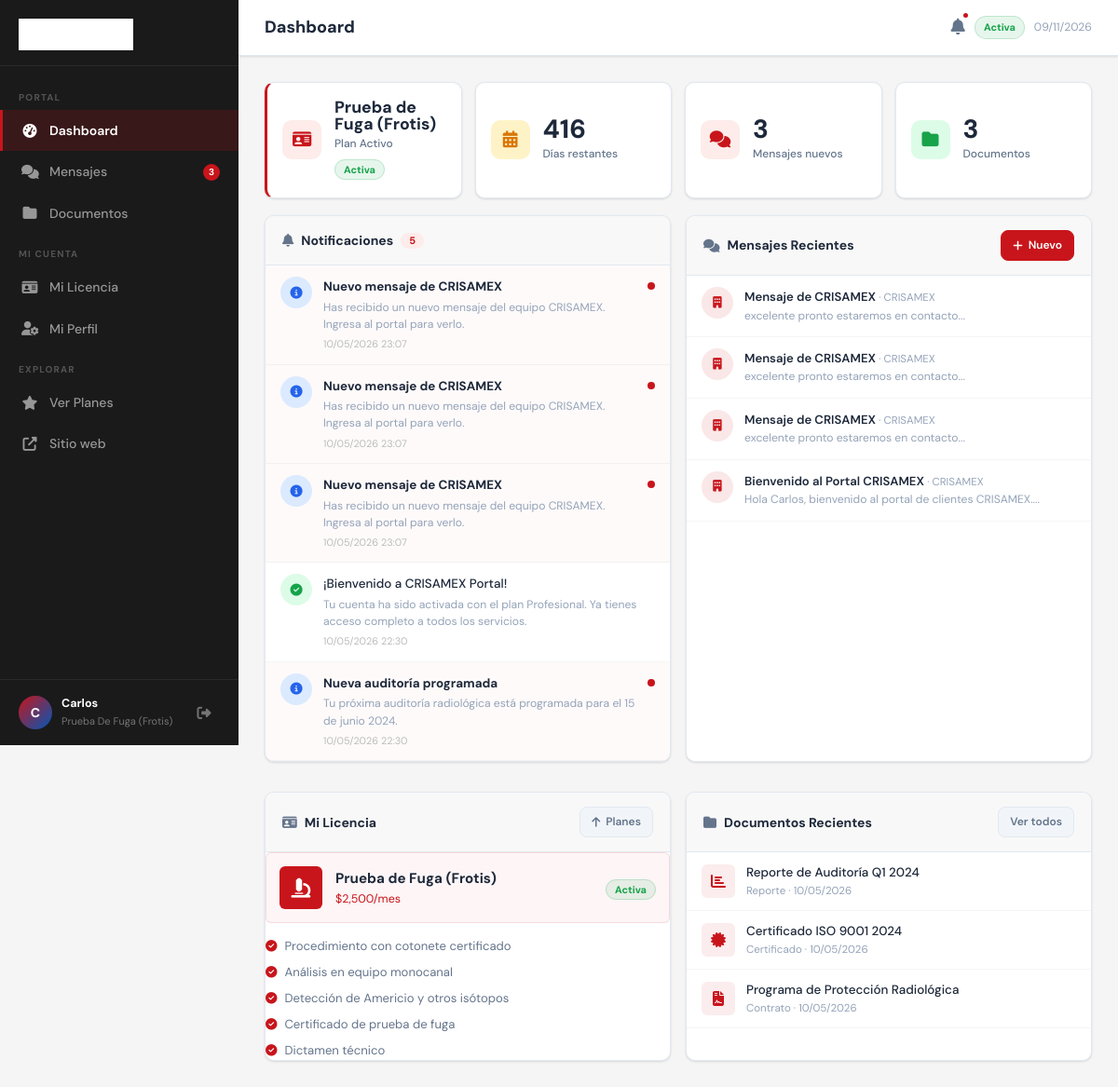
The page /portal (signed in) on the database its author committed.
### tables this page shows
CREATE TABLE `clientes` (
  `id` INT AUTO_INCREMENT PRIMARY KEY,
  `nombre` VARCHAR(100) NOT NULL,
  `apellidos` VARCHAR(100),
  `empresa` VARCHAR(150) NOT NULL,
  `rfc` VARCHAR(20),
  `email` VARCHAR(150) NOT NULL UNIQUE,
  `telefono` VARCHAR(20),
  `cargo` VARCHAR(100),
  `password_hash` VARCHAR(255) NOT NULL,
  `plan_id` INT DEFAULT NULL,
  `licencia_inicio` DATE DEFAULT NULL,
  `licencia_fin` DATE DEFAULT NULL,
  `licencia_status` ENUM('activa','suspendida','vencida','trial') DEFAULT 'trial',
  `email_verificado` TINYINT(1) DEFAULT 0,
  `activo` TINYINT(1) DEFAULT 1,
  `ultimo_acceso` TIMESTAMP NULL,
  `avatar` VARCHAR(255) DEFAULT NULL,
  `notas_admin` TEXT DEFAULT NULL,
  `created_at` TIMESTAMP DEFAULT CURRENT_TIMESTAMP,
  FOREIGN KEY (`plan_id`) REFERENCES `planes`(`id`) ON DELETE SET NULL
);

CREATE TABLE `planes` (
  `id` INT AUTO_INCREMENT PRIMARY KEY,
  `nombre` VARCHAR(100) NOT NULL,
  `slug` VARCHAR(100) UNIQUE,
  `descripcion` TEXT,
  `precio_mensual` DECIMAL(10,2) DEFAULT 0,
  `precio_anual` DECIMAL(10,2) DEFAULT 0,
  `color` VARCHAR(20) DEFAULT '#C8151B',
  `icono` VARCHAR(80) DEFAULT 'fas fa-star',
  `features` LONGTEXT,
  `limite_usuarios` INT DEFAULT 1,
  `limite_reportes` INT DEFAULT 10,
  `soporte` VARCHAR(80) DEFAULT 'Email',
  `destacado` TINYINT(1) DEFAULT 0,
  `activo` TINYINT(1) DEFAULT 1,
  `orden` INT DEFAULT 0,
  `created_at` TIMESTAMP DEFAULT CURRENT_TIMESTAMP
);

CREATE TABLE `portal_notificaciones` (
  `id` int NOT NULL AUTO_INCREMENT,
  `cliente_id` int NOT NULL,
  `titulo` varchar(200) NOT NULL,
  `mensaje` text,
  `tipo` enum('info','success','warning','danger') DEFAULT 'info',
  `servicio_id` int DEFAULT NULL,
  `leida` tinyint(1) DEFAULT '0',
  `url` varchar(255) DEFAULT NULL,
  `created_at` timestamp NULL DEFAULT CURRENT_TIMESTAMP,
  PRIMARY KEY (`id`),
  KEY `cliente_id` (`cliente_id`),
  KEY `idx_pn_servicio` (`servicio_id`),
  CONSTRAINT `fk_pnotif_servicio` FOREIGN KEY (`servicio_id`) REFERENCES `servicios` (`id`) ON DELETE SET NULL ON UPDATE CASCADE,
  CONSTRAINT `portal_notificaciones_ibfk_1` FOREIGN KEY (`cliente_id`) REFERENCES `clientes` (`id`) ON DELETE CASCADE
);

CREATE TABLE `portal_mensajes` (
  `id` int NOT NULL AUTO_INCREMENT,
  `cliente_id` int NOT NULL,
  `asunto` varchar(200) NOT NULL,
  `mensaje` longtext NOT NULL,
  `de` enum('cliente','admin') DEFAULT 'cliente',
  `admin_id` int DEFAULT NULL,
  `leido_admin` tinyint(1) DEFAULT '0',
  `leido_cliente` tinyint(1) DEFAULT '0',
  `adjunto` varchar(255) DEFAULT NULL,
  `created_at` timestamp NULL DEFAULT CURRENT_TIMESTAMP,
  PRIMARY KEY (`id`),
  KEY `cliente_id` (`cliente_id`),
  KEY `idx_pm_admin` (`admin_id`),
  CONSTRAINT `fk_pmensajes_admin` FOREIGN KEY (`admin_id`) REFERENCES `admin_usuarios` (`id`) ON DELETE SET NULL ON UPDATE CASCADE,
  CONSTRAINT `portal_mensajes_ibfk_1` FOREIGN KEY (`cliente_id`) REFERENCES `clientes` (`id`) ON DELETE CASCADE
);

CREATE TABLE `portal_documentos` (
  `id` int NOT NULL AUTO_INCREMENT,
  `cliente_id` int NOT NULL,
  `titulo` varchar(200) NOT NULL,
  `descripcion` text,
  `archivo` varchar(255) DEFAULT NULL,
  `tipo` enum('reporte','certificado','factura','contrato','otro') DEFAULT 'reporte',
  `servicio_id` int DEFAULT NULL,
  `subido_por` enum('admin','cliente') DEFAULT 'admin',
  `created_at` timestamp NULL DEFAULT CURRENT_TIMESTAMP,
  PRIMARY KEY (`id`),
  KEY `cliente_id` (`cliente_id`),
  KEY `idx_doc_servicio` (`servicio_id`),
  CONSTRAINT `fk_pdocs_servicio` FOREIGN KEY (`servicio_id`) REFERENCES `servicios` (`id`) ON DELETE SET NULL ON UPDATE CASCADE,
  CONSTRAINT `portal_documentos_ibfk_1` FOREIGN KEY (`cliente_id`) REFERENCES `clientes` (`id`) ON DELETE CASCADE
);

### src/config/database.php (called while the page is built, shortened)
<?php
class Database {
    private static $instance = null;
    public static function getInstance() {
        if (self::$instance === null) {
            $dsn = "mysql:host=".DB_HOST.";dbname=".DB_NAME.";charset=".DB_CHARSET;
            $options = array(
                PDO::ATTR_ERRMODE            => PDO::ERRMODE_EXCEPTION,
                PDO::ATTR_DEFAULT_FETCH_MODE => PDO::FETCH_ASSOC,
                PDO::ATTR_EMULATE_PREPARES   => false,
            );
            try {
                self::$instance = new PDO($dsn, DB_USER, DB_PASS, $options);
            } catch (PDOException $e) {
                die("Error de conexion: " . $e->getMessage());
            }
        }
        return self::$instance;
    }
    public static function query($sql, $params = array()) {
        $stmt = self::getInstance()->prepare($sql);
        $stmt->execute($params);
        return $stmt;
    }
    public static function fetchAll($sql, $params = array()) {
        return self::query($sql, $params)->fetchAll();
    }
    public static function fetchOne($sql, $params = array()) {
        $result = self::query($sql, $params)->fetch();
        return $result ? $result : null;
    }
}

### src/controllers/portal/dashboard.php (the view, shortened to what this page needs)
<?php
$cid = $_SESSION['cliente_id'];
$cliente = Database::fetchOne(
  "SELECT c.*, p.nombre as pn, p.precio_mensual as pm, p.icono as pi, p.features as pf
   FROM clientes c LEFT JOIN planes p ON c.plan_id=p.id WHERE c.id=?", [$cid]
);
$notifs  = Database::fetchAll("SELECT * FROM portal_notificaciones WHERE cliente_id=? ORDER BY created_at DESC LIMIT 5", [$cid]);
$msgs    = Database::fetchAll("SELECT * FROM portal_mensajes WHERE cliente_id=? ORDER BY created_at DESC LIMIT 4", [$cid]);
$docs    = Database::fetchAll("SELECT * FROM portal_documentos WHERE cliente_id=? ORDER BY created_at DESC LIMIT 4", [$cid]);
$noLeidosMsg  = Database::fetchOne("SELECT COUNT(*) as c FROM portal_mensajes WHERE cliente_id=? AND leido_cliente=0 AND de='admin'",[$cid])['c']??0;
$noLeidasNotif= Database::fetchOne("SELECT COUNT(*) as c FROM portal_notificaciones WHERE cliente_id=? AND leida=0",[$cid])['c']??0;
$totalDocs    = Database::fetchOne("SELECT COUNT(*) as c FROM portal_documentos WHERE cliente_id=?",[$cid])['c']??0;
$features     = json_decode($cliente['pf']??'[]', true) ?: [];
$dias_rest = null;
if($cliente['licencia_fin']){
  $diff = (new DateTime())->diff(new DateTime($cliente['licencia_fin']));
  $dias_rest = $diff->invert ? -$diff->days : $diff->days;
}
require_once SRC_PATH.'/views/portal/layout-top.php';
?>
<div class="st-row" style="margin-bottom:18px;">
  <div class="st-card" style="border-left:3px solid #C8151B;">
    <div class="st-ico r"><i class="fas fa-id-card"></i></div>
    <div>
      <div class="st-n" style="font-size:1.1rem;"><?= htmlspecialchars($cliente['pn']??'Trial') ?></div>
      <div class="st-l">Plan Activo</div>
      <div style="margin-top:4px;"><span class="<?= 'badge-'.($cliente['licencia_status']??'trial') ?>"><?= ucfirst($cliente['licencia_status']??'trial') ?></span></div>
    </div>
  </div>
  <div class="st-card">
    <div class="st-ico y"><i class="fas fa-calendar-alt"></i></div>
    <div>
      <div class="st-n"><?= $dias_rest !== null ? abs($dias_rest) : '—' ?></div>
      <div class="st-l"><?= $dias_rest === null ? 'Sin fecha' : ($dias_rest >= 0 ? 'Días restantes' : 'Días vencida') ?></div>
    </div>
  </div>
  <div class="st-card" style="cursor:pointer;" onclick="location='/portal/mensajes'">
    <div class="st-ico <?= $noLeidosMsg>0?'r':'b' ?>"><i class="fas fa-comments"></i></div>
    <div>
      <div class="st-n"><?= $noLeidosMsg ?></div>
      <div class="st-l">Mensajes nuevos</div>
    </div>
  </div>
  <div class="st-card" style="cursor:pointer;" onclick="location='/portal/documentos'">
    <div class="st-ico g"><i class="fas fa-folder"></i></div>
    <div>
      <div class="st-n"><?= $totalDocs ?></div>
      <div class="st-l">Documentos</div>
    </div>
  </div>
</div>
<div style="display:grid;grid-template-columns:1fr 1fr;gap:16px;">
  <div class="ac">
    <div class="ac-head">
      <h2><i class="fas fa-bell"></i> Notificaciones <?php if($noLeidasNotif): ?><span class="badge br"><?= $noLeidasNotif ?></span><?php endif; ?></h2>
    </div>
    <?php if(empty($notifs)): ?>
    <div style="padding:28px;text-align:center;color:var(--txt3);font-size:.85rem;">
      <i class="fas fa-bell-slash" style="font-size:2rem;display:block;margin-bottom:10px;color:#e0e0e0;"></i>Sin notificaciones
    </div>
    <?php else: foreach($notifs as $n):
      $cols = ['success'=>['#dcfce7','#16a34a','fa-check-circle'],'info'=>['#dbeafe','#2563eb','fa-info-circle'],'warning'=>['#fef3c7','#d97706','fa-exclamation-triangle'],'danger'=>['#fef2f2','#C8151B','fa-times-circle']];
      [$bg,$cl,$ic] = $cols[$n['tipo']] ?? ['#f3f4f6','#666','fa-circle'];
    ?>
    <div style="padding:12px 16px;border-bottom:1px solid rgba(0,0,0,.04);display:flex;gap:12px;align-items:flex-start;background:<?= !$n['leida']?'rgba(200,21,27,.02)':'transparent' ?>;">
      <div style="width:34px;height:34px;background:<?= $bg ?>;border-radius:50%;display:flex;align-items:center;justify-content:center;flex-shrink:0;">
        <i class="fas <?= $ic ?>" style="color:<?= $cl ?>;font-size:.82rem;"></i>
      </div>
      <div style="flex:1;min-width:0;">
        <div style="font-size:.84rem;font-weight:<?= !$n['leida']?'700':'500' ?>;"><?= htmlspecialchars($n['titulo']) ?></div>
        <div style="font-size:.76rem;color:var(--txt3);line-height:1.5;margin-top:2px;"><?= htmlspecialchars($n['mensaje']) ?></div>
        <div style="font-size:.68rem;color:#bbb;margin-top:4px;"><?= date('d/m/Y H:i',strtotime($n['created_at'])) ?></div>
      </div>
      <?php if(!$n['leida']): ?><div style="width:8px;height:8px;background:#C8151B;border-radius:50%;flex-shrink:0;margin-top:6px;"></div><?php endif; ?>
    </div>
    <?php endforeach; endif; ?>
  </div>
  <div class="ac">
    <div class="ac-head">
      <h2><i class="fas fa-comments"></i> Mensajes Recientes</h2>
      <a href="/portal/mensajes" class="ba ba-r ba-sm"><i class="fas fa-plus"></i> Nuevo</a>
    </div>
    <?php if(empty($msgs)): ?>
    <div style="padding:28px;text-align:center;">
      <i class="fas fa-comment-dots" style="font-size:2rem;display:block;margin-bottom:12px;color:#e0e0e0;"></i>
      <p style="font-size:.85rem;color:var(--txt3);margin-bottom:14px;">Sin mensajes aún. ¡Escríbenos!</p>
      <a href="/portal/mensajes" class="ba ba-r"><i class="fas fa-paper-plane"></i> Enviar mensaje</a>
    </div>
    <?php else: foreach($msgs as $m): ?>
    <div style="padding:12px 16px;border-bottom:1px solid rgba(0,0,0,.04);display:flex;gap:12px;align-items:flex-start;">
      <div style="width:34px;height:34px;background:<?= $m['de']==='admin'?'rgba(200,21,27,.1)':'#f0f0f0' ?>;border-radius:50%;display:flex;align-items:center;justify-content:center;flex-shrink:0;">
        <i class="fas <?= $m['de']==='admin'?'fa-building':'fa-user' ?>" style="color:<?= $m['de']==='admin'?'#C8151B':'#888' ?>;font-size:.78rem;"></i>
      </div>
      <div style="flex:1;min-width:0;">
        <div style="font-size:.82rem;font-weight:600;"><?= htmlspecialchars($m['asunto']) ?> <span style="font-size:.72rem;color:var(--txt3);font-weight:400;">· <?= $m['de']==='admin'?'CRISAMEX':'Tú' ?></span></div>
        <div style="font-size:.76rem;color:var(--txt3);white-space:nowrap;overflow:hidden;text-overflow:ellipsis;"><?= htmlspecialchars(substr($m['mensaje'],0,55)) ?>...</div>
      </div>
    </div>
    <?php endforeach; endif; ?>
  </div>
  <div class="ac">
    <div class="ac-head">
      <h2><i class="fas fa-id-card"></i> Mi Licencia</h2>
      <a href="/planes" class="ba ba-g ba-sm"><i class="fas fa-arrow-up"></i> Planes</a>
    </div>
    <div class="ac-body">
      <?php if($cliente['plan_id']): ?>
      <div style="display:flex;align-items:center;gap:14px;padding:14px;background:rgba(200,21,27,.04);border:1px solid rgba(200,21,27,.12);border-radius:6px;margin-bottom:14px;">
        <div style="width:46px;height:46px;background:#C8151B;display:flex;align-items:center;justify-content:center;font-size:1.3rem;color:#fff;flex-shrink:0;border-radius:6px;">
          <i class="<?= htmlspecialchars($cliente['pi']??'fas fa-star') ?>"></i>
        </div>
        <div>
          <div style="font-weight:700;font-size:.95rem;"><?= htmlspecialchars($cliente['pn']) ?></div>
          <div style="font-size:.78rem;color:#C8151B;">$<?= number_format($cliente['pm'],0,'.',',') ?>/mes</div>
        </div>
        <div style="margin-left:auto;"><span class="<?= 'badge-'.($cliente['licencia_status']??'trial') ?>"><?= ucfirst($cliente['licencia_status']) ?></span></div>
      </div>
      <ul style="list-style:none;display:flex;flex-direction:column;gap:7px;">
        <?php foreach(array_slice($features,0,5) as $f): ?>
        <li style="display:flex;align-items:center;gap:8px;font-size:.82rem;color:var(--txt2);">
          <i class="fas fa-check-circle" style="color:#C8151B;font-size:.78rem;flex-shrink:0;"></i><?= htmlspecialchars($f) ?>
        </li>
        <?php endforeach; ?>
      </ul>
      <?php endif; ?>
    </div>
  </div>
  <div class="ac">
    <div class="ac-head">
      <h2><i class="fas fa-folder"></i> Documentos Recientes</h2>
      <a href="/portal/documentos" class="ba ba-g ba-sm">Ver todos</a>
    </div>
    <?php if(empty($docs)): ?>
    <div style="padding:28px;text-align:center;color:var(--txt3);font-size:.85rem;">
      <i class="fas fa-folder-open" style="font-size:2rem;display:block;margin-bottom:10px;color:#e0e0e0;"></i>
      CRISAMEX subirá aquí tus reportes y certificados
    </div>
    <?php else:
      $tipo_icons=['reporte'=>'fa-chart-bar','certificado'=>'fa-certificate','factura'=>'fa-file-invoice','contrato'=>'fa-file-contract','otro'=>'fa-file'];
      foreach($docs as $d): $ico=$tipo_icons[$d['tipo']]??'fa-file';
    ?>
    <div style="padding:11px 16px;border-bottom:1px solid rgba(0,0,0,.04);display:flex;align-items:center;gap:12px;">
      <div style="width:36px;height:36px;background:rgba(200,21,27,.08);border-radius:6px;display:flex;align-items:center;justify-content:center;flex-shrink:0;">
        <i class="fas <?= $ico ?>" style="color:#C8151B;"></i>
      </div>
      <div style="flex:1;min-width:0;">
        <div style="font-size:.84rem;font-weight:500;"><?= htmlspecialchars($d['titulo']) ?></div>
        <div style="font-size:.72rem;color:var(--txt3);"><?= ucfirst($d['tipo']) ?> · <?= date('d/m/Y',strtotime($d['created_at'])) ?></div>
      </div>
    </div>
    <?php endforeach; endif; ?>
  </div>
</div>
<?php require_once SRC_PATH.'/views/portal/layout-bottom.php'; ?>

### rows shown on the page
clientes: plan.nombre "Prueba de Fuga (Frotis)", licencia_status "Activa", licencia_fin "416", plan.precio_mensual "2,500", plan.features "Procedimiento con cotonete certificado", plan.features "Análisis en equipo monocanal", plan.features "Detección de Americio y otros isótopos", plan.features "Certificado de prueba de fuga", plan.features "Dictamen técnico"
portal_notificaciones: titulo "Nuevo mensaje de CRISAMEX", mensaje "Has recibido un nuevo mensaje del equipo CRISAMEX. Ingresa al portal para verlo.", created_at "10/05/2026 23:07", leida 0 (drawn)
portal_notificaciones: titulo "Nuevo mensaje de CRISAMEX", mensaje "Has recibido un nuevo mensaje del equipo CRISAMEX. Ingresa al portal para verlo.", created_at "10/05/2026 23:07", leida 0 (drawn)
portal_notificaciones: titulo "Nuevo mensaje de CRISAMEX", mensaje "Has recibido un nuevo mensaje del equipo CRISAMEX. Ingresa al portal para verlo.", created_at "10/05/2026 23:07", leida 0 (drawn)
portal_notificaciones: titulo "¡Bienvenido a CRISAMEX Portal!", mensaje "Tu cuenta ha sido activada con el plan Profesional. Ya tienes acceso completo a todos los servicios.", created_at "10/05/2026 22:30"
portal_notificaciones: titulo "Nueva auditoría programada", mensaje "Tu próxima auditoría radiológica está programada para el 15 de junio 2024.", created_at "10/05/2026 22:30", leida 0 (drawn)
portal_mensajes: asunto "Mensaje de CRISAMEX", de "CRISAMEX", mensaje "excelente pronto estaremos en contacto"
portal_mensajes: asunto "Mensaje de CRISAMEX", de "CRISAMEX", mensaje "excelente pronto estaremos en contacto"
portal_mensajes: asunto "Mensaje de CRISAMEX", de "CRISAMEX", mensaje "excelente pronto estaremos en contacto"
portal_mensajes: asunto "Bienvenido al Portal CRISAMEX", de "CRISAMEX", mensaje "Hola Carlos, bienvenido al portal de clientes CRISAMEX."
portal_documentos: titulo "Reporte de Auditoría Q1 2024", tipo "Reporte", created_at "10/05/2026"
portal_documentos: titulo "Certificado ISO 9001 2024", tipo "Certificado", created_at "10/05/2026"
portal_documentos: titulo "Programa de Protección Radiológica", tipo "Contrato", created_at "10/05/2026"

### other values the page prints
$noLeidos "3"
substr($_SESSION['cliente_nombre']??'C',0,1) "C"
$_SESSION['cliente_nombre'] "Carlos"
$_SESSION['cliente_plan'] "Prueba De Fuga (Frotis)"
$portalTitle "Dashboard"
$_SESSION['cliente_status'] "Activa"
$noLeidosMsg "3"
$totalDocs "3"
$noLeidasNotif "5"
